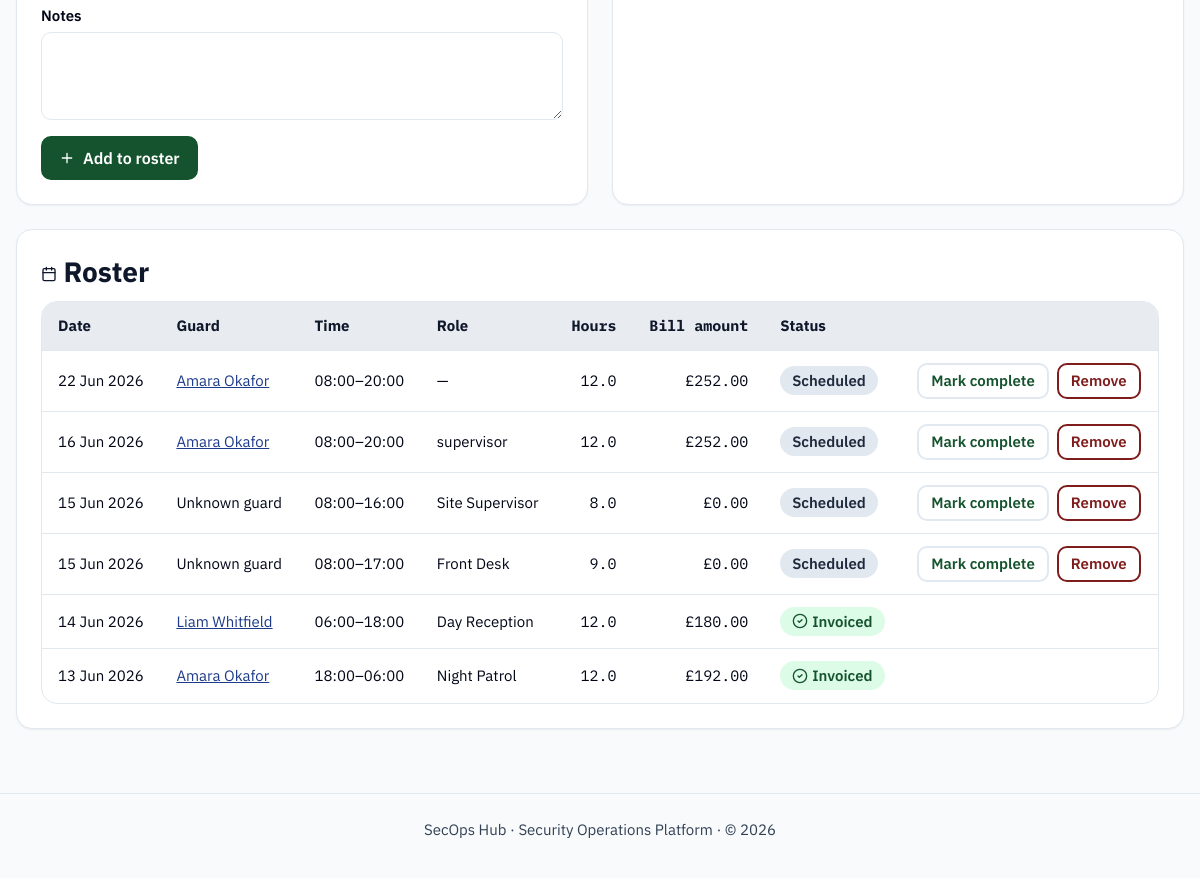
/sites/1 (signed in, lower part), run on an earlier commit of the app's database.
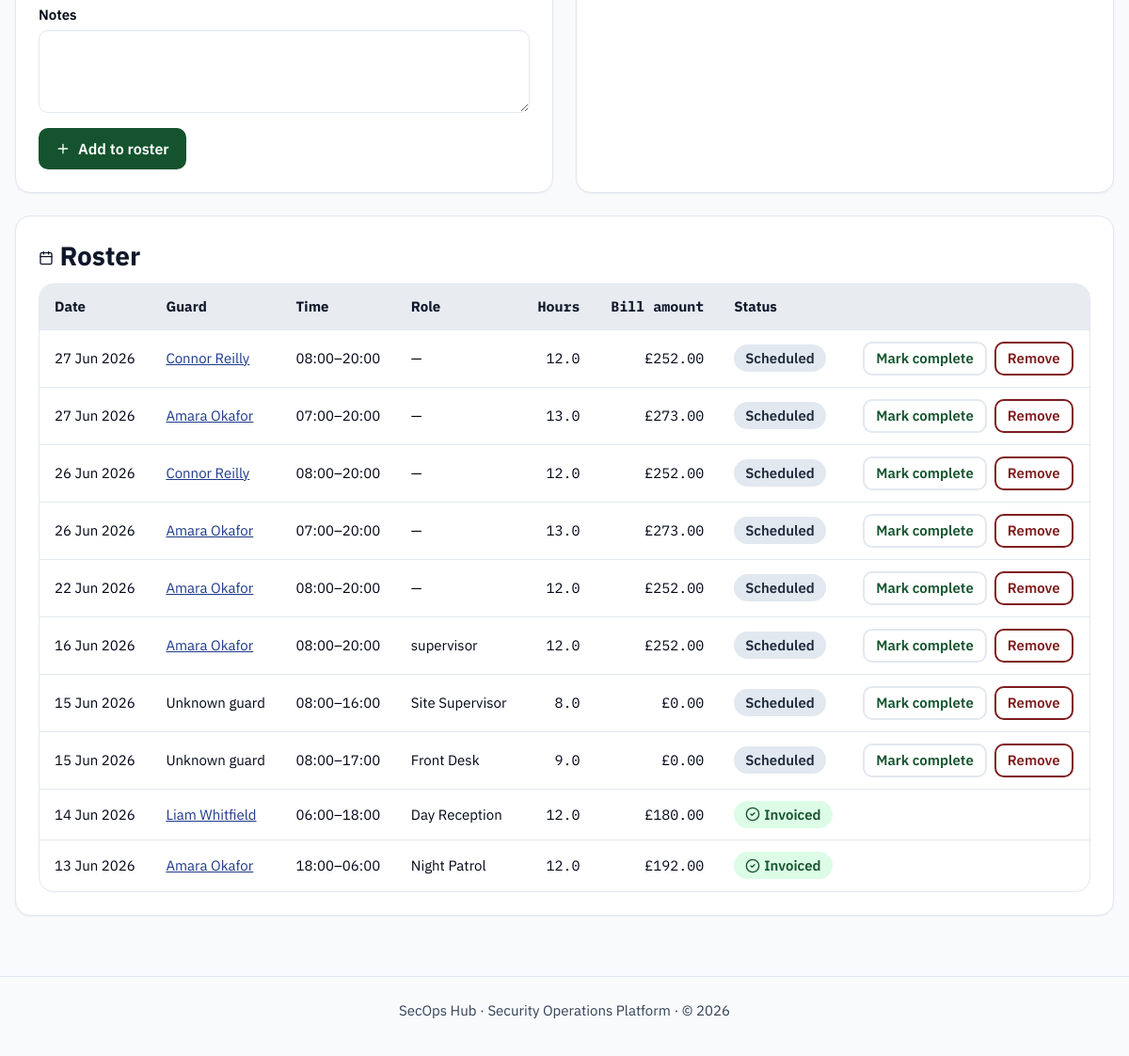
And on a later commit of the database.
### models.py (models this page shows, shortened)
class Shift(db.Model):
    __tablename__ = "shifts"
    id = db.Column(db.Integer, primary_key=True)
    site_id = db.Column(db.Integer, db.ForeignKey("sites.id"), nullable=False)
    guard_id = db.Column(db.Integer, db.ForeignKey("guards.id"), nullable=True)
    assigned_user_id = db.Column(db.Integer, db.ForeignKey("users.id"), nullable=True)
    staff_category = db.Column(db.String(20), default=STAFF_CATEGORY_GUARD, nullable=False)
    shift_date = db.Column(db.Date, nullable=False)
    start_time = db.Column(db.Time, nullable=False)
    end_time = db.Column(db.Time, nullable=False)
    role = db.Column(db.String(80))
    pay_rate = db.Column(db.Numeric(8, 2), default=0, nullable=False)
    bill_rate = db.Column(db.Numeric(8, 2), default=0, nullable=False)
    status = db.Column(db.String(20), default="scheduled", nullable=False)
    invoice_id = db.Column(db.Integer, db.ForeignKey("invoices.id"), nullable=True)
    notes = db.Column(db.String(255))
    clock_in = db.Column(db.DateTime, nullable=True)
    clock_out = db.Column(db.DateTime, nullable=True)
    total_hours = db.Column(db.Numeric(6, 2), nullable=True)
    approved_by_manager = db.Column(db.Boolean, default=False, nullable=False)
    paid_out = db.Column(db.Boolean, default=False, nullable=False)
    site = db.relationship("Site", back_populates="shifts")
    guard = db.relationship("Guard", back_populates="shifts")
    invoice = db.relationship("Invoice", back_populates="shifts")
    assigned_user = db.relationship("User", foreign_keys=[assigned_user_id])
    @property
    def hours(self):
        if self.total_hours is not None:
            return float(self.total_hours)
        start = datetime.combine(self.shift_date, self.start_time)
        end = datetime.combine(self.shift_date, self.end_time)
        if end <= start:
            end += timedelta(days=1)  # overnight shift
        return round((end - start).total_seconds() / 3600, 2)
    @property
    def bill_amount(self):
        return round(float(self.bill_rate) * self.hours, 2)

class Guard(db.Model):
    __tablename__ = "guards"
    id = db.Column(db.Integer, primary_key=True)
    employee_number = db.Column(db.String(40), unique=True)
    first_name = db.Column(db.String(80), nullable=False)
    last_name = db.Column(db.String(80), nullable=False)
    email = db.Column(db.String(120))
    phone = db.Column(db.String(30))
    sia_license_number = db.Column(db.String(40), nullable=False, unique=True)
    sia_license_type = db.Column(db.String(60), nullable=False)
    sia_expiry_date = db.Column(db.Date, nullable=False)
    dbs_expiry_date = db.Column(db.Date)
    is_active = db.Column(db.Boolean, default=True, nullable=False)
    pay_rate = db.Column(db.Numeric(8, 2), default=12.00, nullable=False)
    created_at = db.Column(db.DateTime, default=datetime.utcnow)
    bank_account_number = db.Column(db.String(20))
    bank_sort_code = db.Column(db.String(10))
    next_of_kin_name = db.Column(db.String(120))
    next_of_kin_relationship = db.Column(db.String(80))
    next_of_kin_contact = db.Column(db.String(30))
    profile_picture_filename = db.Column(db.String(255))
    sia_card_scan_filename = db.Column(db.String(255))
    shifts = db.relationship("Shift", back_populates="guard")
    @property
    def full_name(self):
        return f"{self.first_name} {self.last_name}"
    @property
    def sia_days_remaining(self):
        return (self.sia_expiry_date - date.today()).days
    @property
    def sia_status(self):
        days = self.sia_days_remaining
        if days < 0:
            return "expired"
        if days <= SIA_EXPIRY_WARNING_DAYS:
            return "warning"
        return "valid"

### blueprints/sites.py (the view)
@sites_bp.route("/<int:site_id>")
def detail(site_id):
    site = Site.query.get_or_404(site_id)
    guards = Guard.query.filter_by(is_active=True).order_by(Guard.first_name.asc()).all()
    roster = sorted(site.shifts, key=lambda s: (s.shift_date, s.start_time), reverse=True)
    return render_template("sites/detail.html", site=site, guards=guards, roster=roster, today=datetime.now(UTC).date())

### blueprints/sites.py (called while the page is built)
@sites_bp.before_request
@login_required
def _restrict_to_site_management_roles():
    if current_user.role not in SITE_MANAGEMENT_ROLES:
        abort(403)

### i18n.py (called while the page is built, shortened)
def _load(lang):
    if lang in _cache:
        return _cache[lang]

def translate(key, lang=DEFAULT_LANGUAGE):
    strings = _load(lang)
    if key in strings:
        return strings[key]
    if lang != DEFAULT_LANGUAGE:
        return _load(DEFAULT_LANGUAGE).get(key, key)
    return key

### models.py (called while the page is built)
    @property
    def uninvoiced_shifts(self):
        return [
            s
            for s in self.shifts
            if s.guard_id is not None
            and s.status == "completed"
            and s.invoice_id is None
            and s.approved_by_manager
        ]

    @property
    def role_label(self):
        return ROLE_LABELS.get(self.role, self.role)

    @property
    def is_frontline(self):
        return self.role in FRONTLINE_ROLES

### templates/sites/detail.html (shortened to what the changed rows need)
{% extends "base.html" %}
{% from "_icons.html" import icon_arrow_left, icon_building, icon_plus, icon_calendar, icon_check_circle, icon_alert_triangle, icon_x_circle %}
{% block content %}
      {% set ineligible = guards|rejectattr('sia_status', 'eq', 'valid')|list %}
  <section class="card" aria-labelledby="roster-heading" style="margin-top: var(--space-5);">
    <h2 id="roster-heading">{{ icon_calendar("icon icon--sm") }} Roster</h2>
    {% if roster %}
      <div class="table-wrapper">
        <table>
          <thead>
            <tr>
              <th scope="col">Date</th>
              <th scope="col">Guard</th>
              <th scope="col">Time</th>
              <th scope="col">Role</th>
              <th scope="col" class="numeric">Hours</th>
              <th scope="col" class="numeric">Bill amount</th>
              <th scope="col">Status</th>
              <th scope="col"><span class="visually-hidden">Actions</span></th>
            </tr>
          </thead>
          <tbody>
            {% for shift in roster %}
              <tr>
                <td>{{ shift.shift_date.strftime('%d %b %Y') }}</td>
                <td>
                  {% if shift.guard_id and shift.guard %}
                    <a href="{{ url_for('guards.detail', guard_id=shift.guard_id) }}">{{ shift.guard.full_name }}</a>
                  {% else %}
                    {{ shift.guard.full_name if shift.guard else 'Unknown guard' }}
                  {% endif %}
                </td>
                <td>{{ shift.start_time.strftime('%H:%M') }}&ndash;{{ shift.end_time.strftime('%H:%M') }}</td>
                <td>{{ shift.role or '—' }}</td>
                <td class="numeric">{{ shift.hours }}</td>
                <td class="numeric">£{{ '%.2f'|format(shift.bill_amount) }}</td>
                <td>
                  {% if shift.status == 'scheduled' %}
                    <span class="badge badge--scheduled">Scheduled</span>
                  {% elif shift.status == 'completed' %}
                    <span class="badge badge--completed">{{ icon_check_circle("icon icon--sm") }} Completed</span>
                  {% else %}
                    <span class="badge badge--invoiced">{{ icon_check_circle("icon icon--sm") }} Invoiced</span>
                  {% endif %}
                </td>
                <td>
                  <div class="btn-group">
                    {% if shift.status == 'scheduled' %}
                      <form method="post" action="{{ url_for('sites.complete_shift', site_id=site.id, shift_id=shift.id) }}">
                        <button type="submit" class="btn btn-secondary btn-sm">Mark complete</button>
                      </form>
                    {% endif %}
                    {% if shift.status != 'invoiced' %}
                      <form method="post" action="{{ url_for('sites.delete_shift', site_id=site.id, shift_id=shift.id) }}"
                            data-confirm="Remove this roster entry for {{ shift.guard.full_name }} on {{ shift.shift_date.strftime('%d %b %Y') }}?">
                        <button type="submit" class="btn btn-danger btn-sm">Remove</button>
                      </form>
                    {% endif %}
                  </div>
                </td>
              </tr>
            {% endfor %}
          </tbody>
        </table>
      </div>
    {% else %}
      <div class="empty-state">
        {{ icon_calendar() }}
        <p>No shifts have been assigned to this site yet.</p>
      </div>
    {% endif %}
  </section>
{% endblock %}

### templates/_icons.html (shortened to what this page needs)
{% macro icon_check_circle(class="icon") %}
<svg class="{{ class }}" viewBox="0 0 24 24" fill="none" stroke="currentColor" stroke-width="2" stroke-linecap="round" stroke-linejoin="round" aria-hidden="true" focusable="false">
  <circle cx="12" cy="12" r="10"/>
  <path d="m9 12 2 2 4-4"/>
</svg>
{% endmacro %}
{% macro icon_plus(class="icon") %}
<svg class="{{ class }}" viewBox="0 0 24 24" fill="none" stroke="currentColor" stroke-width="2" stroke-linecap="round" stroke-linejoin="round" aria-hidden="true" focusable="false">
  <path d="M12 5v14M5 12h14"/>
</svg>
{% endmacro %}
{% macro icon_calendar(class="icon") %}
<svg class="{{ class }}" viewBox="0 0 24 24" fill="none" stroke="currentColor" stroke-width="2" stroke-linecap="round" stroke-linejoin="round" aria-hidden="true" focusable="false">
  <rect x="3" y="4" width="18" height="18" rx="2"/>
  <path d="M16 2v4M8 2v4M3 10h18"/>
</svg>
{% endmacro %}

What changed in the data, as far as the page shows it:
added Shift: shift_date "27 Jun 2026", guard.full_name "Connor Reilly", start_time "08:00", end_time "20:00", role "—", hours "12.0", bill_amount "252.00", status "Scheduled"
added Shift: shift_date "27 Jun 2026", guard.full_name "Amara Okafor", start_time "07:00", end_time "20:00", role "—", hours "13.0", bill_amount "273.00", status "Scheduled"
added Shift: shift_date "26 Jun 2026", guard.full_name "Connor Reilly", start_time "08:00", end_time "20:00", role "—", hours "12.0", bill_amount "252.00", status "Scheduled"
added Shift: shift_date "26 Jun 2026", guard.full_name "Amara Okafor", start_time "07:00", end_time "20:00", role "—", hours "13.0", bill_amount "273.00", status "Scheduled"
